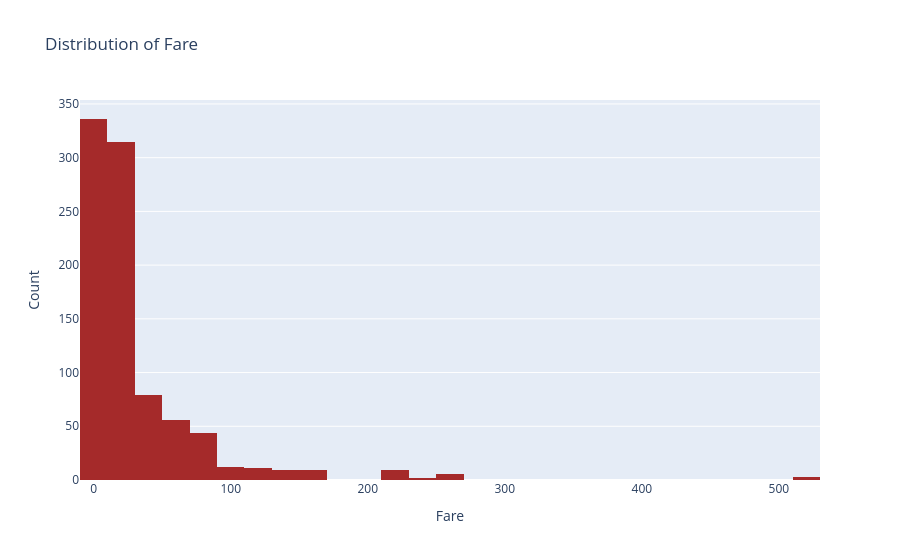

Write notebook code for a chart like this one.
### Code cell
f3=px.histogram(df, x='fare', nbins=30, title='Distribution of Fare', color_discrete_sequence=['brown'])
f3.update_layout(xaxis_title='Fare', yaxis_title='Count')
f3.show()

### Figure 1 — Plotly figure (JSON) as saved in the notebook; plotly's stock layout.template omitted (floating-point values rounded to 4 significant figures; data arrays with more than 128 entries replaced by an {"elided": "..."} marker saying what was removed)
{"data": [{"bingroup": "x", "hovertemplate": "fare=%{x}<br>count=%{y}<extra></extra>", "legendgroup": "", "marker": {"color": "brown", "pattern": {"shape": ""}}, "name": "", "nbinsx": 30, "orientation": "v", "showlegend": false, "type": "histogram", "x": {"elided": "891 float values"}, "xaxis": "x", "yaxis": "y"}], "layout": {"barmode": "relative", "legend": {"tracegroupgap": 0}, "title": {"text": "Distribution of Fare"}, "xaxis": {"anchor": "y", "domain": [0, 1], "title": {"text": "Fare"}}, "yaxis": {"anchor": "x", "domain": [0, 1], "title": {"text": "Count"}}}}
